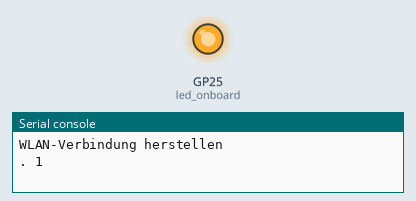
Simulated run of this program. Board: Raspberry Pi Pico running MicroPython. Parts: output pins drawn as LEDs (lit = HIGH), the last lines printed to the serial console. WiFi joins after 1.5 s; web requests get an empty 200 reply after 0.4 s. At 2.4 s the program stops and its outputs stay as they are.

Above: at 0.1 s.
At 1.1 s:
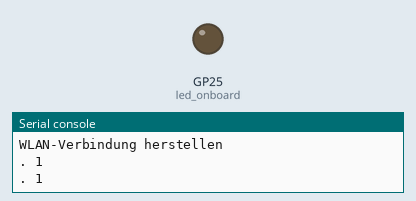
Timing chart, 0 to 3.5 s (numbered marks = the images above):
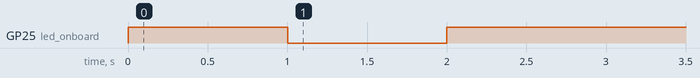

The program:

PB-06-6-20-Pico_W_als_Client_zum_Webserver.py
```python
#==========================================================================
#
# PB-06-6-20-Pico W als Client zum Webserver.py
#
# (keine Bauteile)
#
#==========================================================================
#
# Bibliotheken laden
# Bibliotheken laden
import machine
import network
import rp2
import urequests as requests
import utime as time

# WLAN-Konfiguration
wlanSSID = "pico"
wlanPW = "12345678"
rp2.country('DE')

# Server-URL
serverURL = "http://192.168.4.1"

# Status-LED
led_onboard = machine.Pin('LED', machine.Pin.OUT, value=0)

# Funktion: WLAN-Verbindung
def wlanConnect():
    wlan = network.WLAN(network.STA_IF)
    if not wlan.isconnected():
        print('WLAN-Verbindung herstellen')
        wlan.active(True)
        wlan.connect(wlanSSID, wlanPW)
        for i in range(10):
            if wlan.status() < 0 or wlan.status() >= 3:
                break
            led_onboard.toggle()
            print('.', wlan.status())
            time.sleep(1)
    if wlan.isconnected():
        print('WLAN-Verbindung hergestellt')
        led_onboard.on()
        print('WLAN-Status:', wlan.status())
        netConfig = wlan.ifconfig()
        print('IPv4-Adresse:', netConfig[0], '/', netConfig[1])
        print('Standard-Gateway:', netConfig[2])
        print('DNS-Server:', netConfig[3])
    else:
        print('Keine WLAN-Verbindung')
        led_onboard.off()
        print('WLAN-Status:', wlan.status())

# WLAN-Verbindung herstellen
wlanConnect()

# Server-Daten abrufen
try:
    print()
    print('HTTP-Request an', serverURL)
    response = requests.get(serverURL)
    print('Status-Code:', response.status_code)
    if response.status_code == 200:
        # Antwort als Text ausgeben
        print("Antwort vom Server:")
        print(response.text)  # Hier wird die Antwort als Text ausgegeben
    # Verbindung schließen
    response.close()
except OSError:
    print()
    print('Fehler: Keine Netzwerk-Verbindung (WLAN)')

# Dieses Programm verbindet einen Raspberry Pi Pico W als Client mit einem WLAN-Netzwerk
# und sendet einen HTTP-Request an einen Webserver, um die Antwort als Text anzuzeigen.

# 1. Bibliotheken laden:
# Die Bibliotheken "machine", "network", "rp2", "urequests" und "utime" werden importiert,
# um Hardware und Netzwerkfunktionen zu steuern. "machine" wird zur Steuerung der GPIO-Pins
# verwendet, "network" ermöglicht die WLAN-Verbindung, "rp2" konfiguriert das Land für die
# WLAN-Frequenzen, "urequests" dient dem Senden von HTTP-Requests und "utime" bietet Funktionen
# für Zeitverzögerungen und Timing.

# 2. WLAN-Konfiguration:
# Die Zugangsdaten für das WLAN werden festgelegt. "wlanSSID" und "wlanPW" enthalten die
# SSID und das Passwort des Netzwerks. Mit "rp2.country('DE')" wird das Land auf Deutschland
# festgelegt, was wichtig für die Nutzung der WLAN-Kanäle ist.

# 3. Server-URL festlegen:
# Die IP-Adresse des Webservers, von dem der Pico Daten abrufen soll, wird in "serverURL"
# gespeichert. In diesem Beispiel ist der Webserver unter "192.168.4.1" erreichbar.

# 4. Status-LED konfigurieren:
# Die onboard-LED des Pico wird zur Statusanzeige konfiguriert. Mit "machine.Pin('LED',
# machine.Pin.OUT, value=0)" wird die LED als Ausgang festgelegt und initial ausgeschaltet.

# 5. Funktion: WLAN-Verbindung herstellen:
# Die Funktion "wlanConnect()" verbindet den Pico mit dem WLAN.
# Zuerst wird die WLAN-Schnittstelle im Station-Modus (STA) initialisiert, damit der Pico
# sich mit einem Access Point verbinden kann. Danach wird die Schnittstelle aktiviert und
# mit den angegebenen Zugangsdaten verbunden. Eine Schleife prüft für maximal 10 Sekunden,
# ob die Verbindung erfolgreich ist, und blinkt währenddessen die LED.
# Sobald die Verbindung hergestellt ist, bleibt die LED dauerhaft an, und die Netzwerkdetails
# (IP-Adresse, Gateway, DNS) werden ausgegeben. Falls die Verbindung fehlschlägt, bleibt die
# LED ausgeschaltet und der Verbindungsstatus wird ausgegeben.

# 6. WLAN-Verbindung herstellen:
# Hier wird die Funktion "wlanConnect()" aufgerufen, um die WLAN-Verbindung zu starten.

# 7. Server-Daten abrufen:
# Ein HTTP-Request wird an die im Programm definierte URL gesendet. Der Statuscode der Antwort
# wird überprüft; ein Wert von "200" bedeutet, dass die Anfrage erfolgreich war. Der Textinhalt
# der Antwort wird dann ausgegeben (z.B. „moin“). Die Verbindung wird anschließend geschlossen,
# um Ressourcen freizugeben. Im Fehlerfall (z.B. bei fehlender Netzwerkverbindung) gibt das
# Programm eine entsprechende Meldung aus.

# Zusammenfassend verbindet dieses Programm den Raspberry Pi Pico W mit einem WLAN, stellt eine
# HTTP-Verbindung zu einem Webserver her und zeigt die Antwort im Terminal an. Während des
# Verbindungsaufbaus wird der Status durch eine blinkende LED angezeigt. Bei erfolgreicher
# Verbindung leuchtet die LED dauerhaft, und die empfangene Antwort wird im Terminal ausgegeben.
```

Measured:
- by itself, GP25 (led_onboard): LOW → HIGH at 0.00 s, → LOW 1.0 s later, → HIGH 1.0 s later
